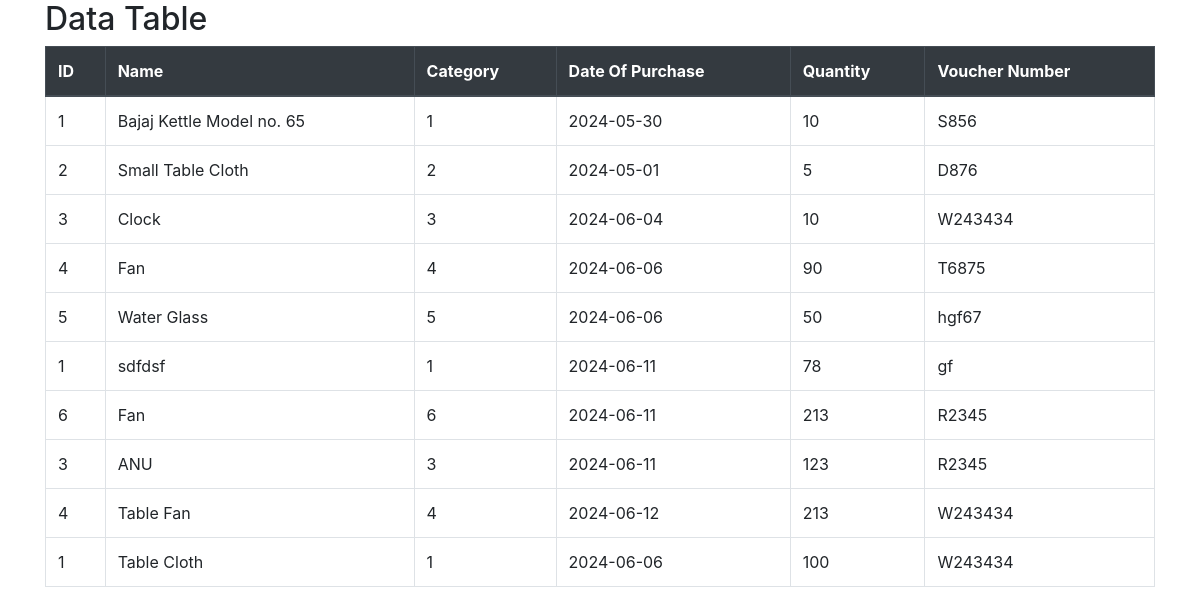
The page /items.php on the database its author committed.
### tables this page shows
CREATE TABLE `items` (
  `id` int(11) NOT NULL,
  `name` varchar(200) NOT NULL,
  `date` date NOT NULL,
  `category` int(11) NOT NULL,
  `quantity` int(11) NOT NULL,
  `voucher_no` varchar(200) NOT NULL
);

CREATE TABLE `item_categories` (
  `id` int(11) NOT NULL,
  `detail` varchar(200) NOT NULL
);

### items.php (the view, shortened to what this page needs)
<!DOCTYPE html>
<html lang="en">
<head>
    <link rel="stylesheet" href="https://stackpath.bootstrapcdn.com/bootstrap/4.5.2/css/bootstrap.min.css">
</head>
<body>
    <div class="container">
        <h2>Data Table</h2>
        <div class="table-responsive">
            <?php
            $servername = "localhost";
            $username = "root";
            $password = "";
            $dbname = "nazarat";
            $conn = new mysqli($servername, $username, $password, $dbname);
            $sql = "SELECT * from items,item_categories WHERE items.category = item_categories.id LIMIT 15";
            $result = $conn->query($sql);
            if ($result->num_rows > 0) {
                echo "<table class='table table-bordered'>";
                echo "<thead class='thead-dark'><tr><th>ID</th><th>Name</th><th>Category</th><th>Date Of Purchase</th><th>Quantity</th><th>Voucher Number</th></tr></thead>";
                echo "<tbody>";
                while($row = $result->fetch_assoc()) {
                    echo "<tr><td>".$row["id"]."</td><td>".$row["name"]."</td><td>".$row["category"]."</td><td>".$row["date"]."</td><td>".$row["quantity"]."</td><td>$row[voucher_no]</td></tr>";
                }
                echo "</tbody>";
                echo "</table>";
            } else {
                echo "0 results";
            }
            ?>
        </div>
    </div>
</body>
</html>

### rows shown on the page
items: category "1", name "Bajaj Kettle Model no. 65", date "2024-05-30", quantity "10", voucher_no "S856"
items: category "2", name "Small Table Cloth", date "2024-05-01", quantity "5", voucher_no "D876"
items: category "3", name "Clock", date "2024-06-04", quantity "10", voucher_no "W243434"
items: category "4", name "Fan", date "2024-06-06", quantity "90", voucher_no "T6875"
items: category "5", name "Water Glass", date "2024-06-06", quantity "50", voucher_no "hgf67"
items: category "1", name "sdfdsf", date "2024-06-11", quantity "78", voucher_no "gf"
items: category "6", name "Fan", date "2024-06-11", quantity "213", voucher_no "R2345"
items: category "3", name "ANU", date "2024-06-11", quantity "123", voucher_no "R2345"
items: category "4", name "Table Fan", date "2024-06-12", quantity "213", voucher_no "W243434"
items: category "1", name "Table Cloth", date "2024-06-06", quantity "100", voucher_no "W243434"
